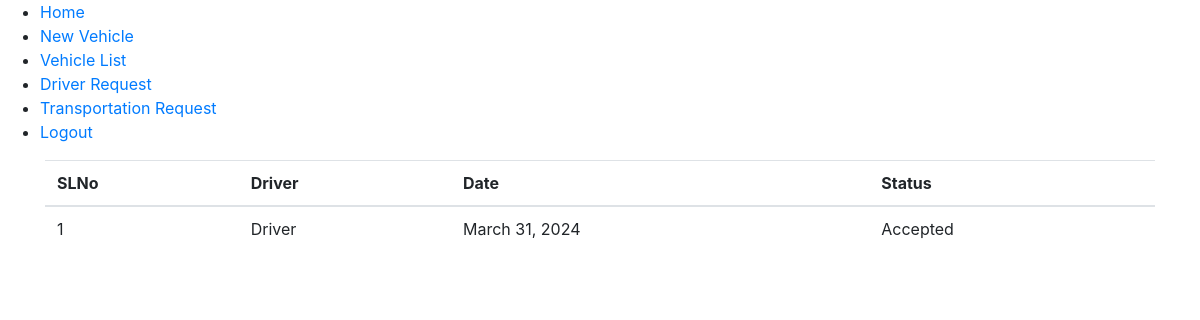
The page /Company/DriverRequest/ (signed in) on the database as committed earlier.
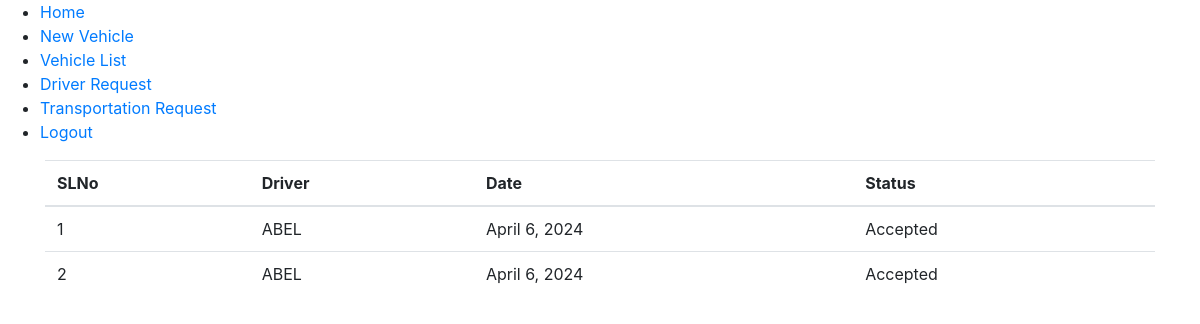
The same page on the database as committed later.
### Company/models.py (models this page shows)
class tbl_driver_request(models.Model):
    request_id = models.AutoField(primary_key=True)
    request_date = models.DateField(auto_now_add=True)
    request_status = models.CharField(max_length=10, default=0)
    company_id = models.ForeignKey(tbl_company,on_delete=models.CASCADE)
    driver_id = models.ForeignKey(tbl_driver,on_delete=models.CASCADE)

### Guest/models.py (models this page shows)
class tbl_driver(models.Model):
    driver_id = models.AutoField(primary_key=True)
    driver_name = models.CharField(max_length=50)
    driver_primary_contact = models.CharField(max_length=50)
    driver_secondary_contact = models.CharField(max_length=50)
    driver_email = models.CharField(max_length=50)
    driver_proof = models.FileField(upload_to='Files/')
    driver_photo = models.FileField(upload_to='Files/')
    driver_dob = models.CharField(max_length=50)
    driver_doj = models.DateField(auto_now_add=True)
    driver_password = models.CharField(max_length=50)
    driver_address = models.CharField(max_length=50)
    driver_expirence = models.CharField(max_length=50)
    location_id = models.ForeignKey(tbl_location,on_delete=models.CASCADE)
    driver_status = models.IntegerField(default=0)

### Company/views.py (the view)
# urls.py: path('DriverRequest/',views.DriverRequest,name="DriverRequest"),
def DriverRequest(request):
    cid = tbl_company.objects.get(company_id=request.session["cid"])
    driverRequest = tbl_driver_request.objects.filter(company_id=cid)
    return render(request, "Company/DriverRequest.html", {"driverRequest" : driverRequest})

### Company/Templates/Company/DriverRequest.html (shortened to what this page needs)
{% extends 'Company/Include.html' %}
{% load static %}
{% block content %}
<!DOCTYPE html>
<html lang="en">
<head>
    <link href="https://stackpath.bootstrapcdn.com/bootstrap/4.5.2/css/bootstrap.min.css" rel="stylesheet">
</head>
<body>
    <div class="container">
        <table class="table">
            <thead>
                <tr>
                    <th>SLNo</th>
                    <th>Driver</th>
                    <th>Date</th>
                    <th>Status</th>
                </tr>
            </thead>
            <tbody>
                {% for i in driverRequest %}
                <tr>
                    <td>{{ forloop.counter }}</td>
                    <td>{{ i.driver_id.driver_name }}</td>
                    <td>{{ i.request_date }}</td>
                    <td>
                        {% if i.request_status == "0" %}
                            <a href="{% url 'company:DriverRequestAccept' i.request_id %}" class="card-link">Accept</a> &nbsp;&nbsp;&nbsp;|
                            <a href="{% url 'company:DriverRequestReject' i.request_id %}" class="card-link">Reject</a>
                        {% elif i.request_status == "1" %}
                            Accepted
                        {% elif i.request_status == "2" %}
                            Rejected
                        {% endif %}
                    </td>
                </tr>
                {% endfor %}
            </tbody>
        </table>
    </div>
</body>
</html>
{% endblock content %}

Rows that differ between the two databases and show on the page:
changed tbl_driver_request (number 1 of 2 on the later page): driver_id.driver_name "Driver" → "ABEL"; request_date "March 31, 2024" → "April 6, 2024"
added tbl_driver_request: driver_id.driver_name "ABEL", request_date "April 6, 2024", request_status "Accepted"
